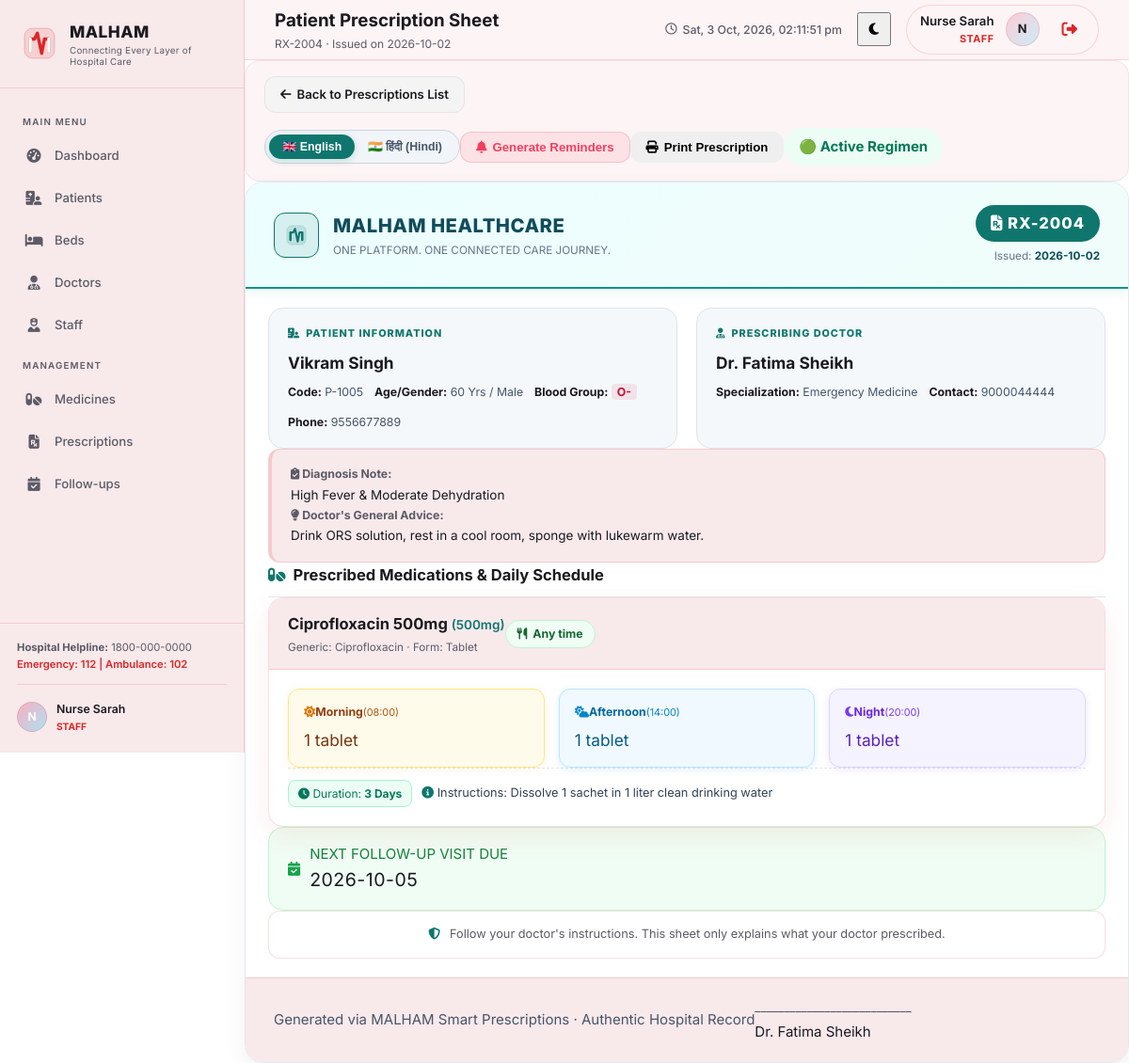
Page /prescriptions/4 (signed in) on the earlier database version.
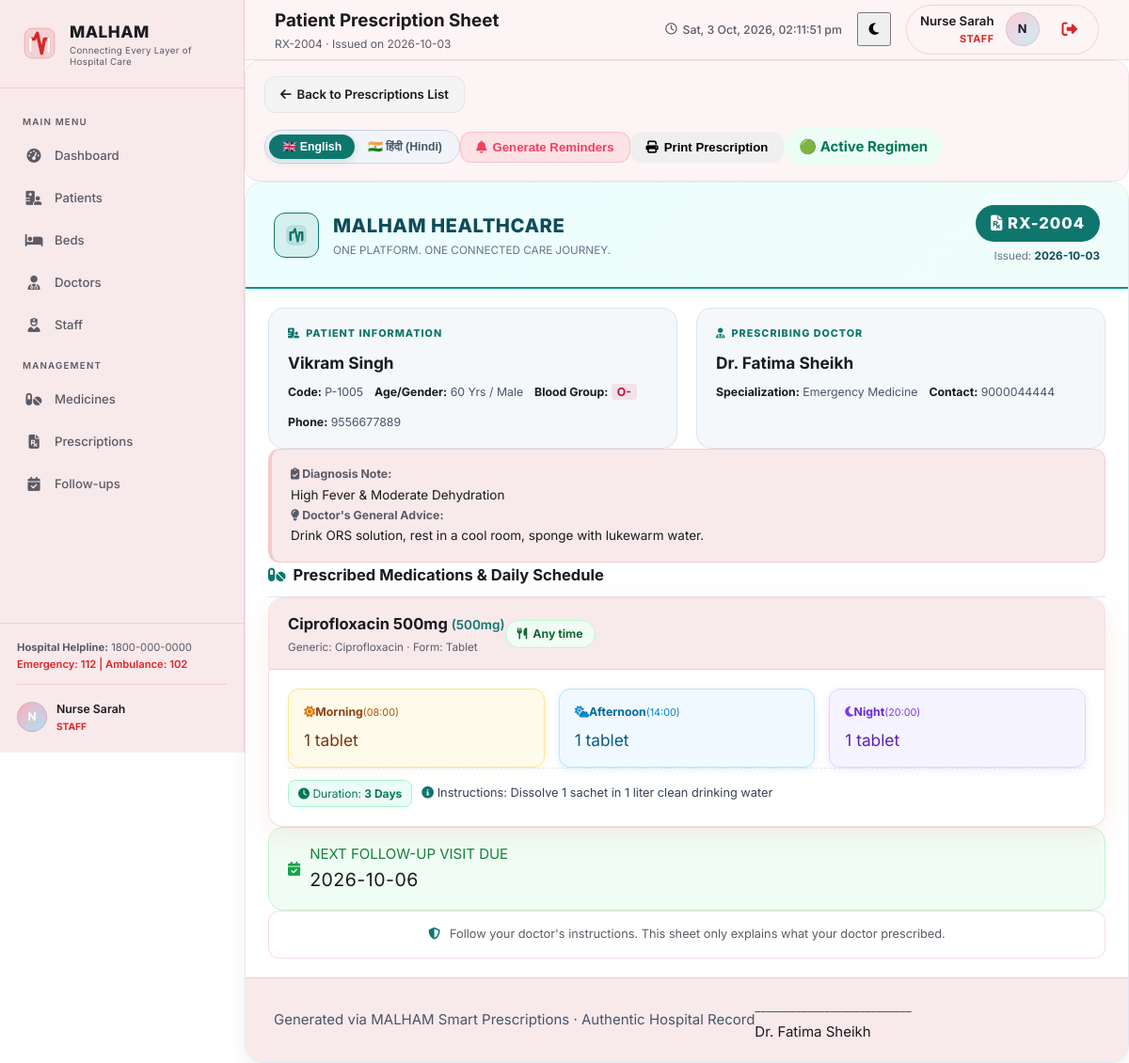
Same page on the later database version.
### tables this page shows
CREATE TABLE prescriptions (
            id             INTEGER PRIMARY KEY AUTOINCREMENT,
            rx_code        TEXT UNIQUE,
            patient_id     INTEGER NOT NULL,
            doctor_id      INTEGER NOT NULL,
            visit_id       INTEGER,
            issued_on      TEXT DEFAULT (datetime('now')),
            diagnosis_note TEXT,
            general_advice TEXT,
            follow_up_date TEXT,
            status         TEXT DEFAULT 'active', -- active / completed / cancelled
            created_at     TEXT DEFAULT (datetime('now')),
            FOREIGN KEY (patient_id) REFERENCES patients(id),
            FOREIGN KEY (doctor_id)  REFERENCES doctors(id),
            FOREIGN KEY (visit_id)   REFERENCES visits(id)
        );

### app.py (the view)
@app.route("/prescriptions/<int:prescription_id>")
@role_required('head_doctor', 'doctor', 'staff', 'patient')
def view_prescription(prescription_id):
    from prescription_utils import format_dosage_slots, FOOD_TIMING_TRANSLATIONS
    rx = query_db(
        "SELECT pr.*, p.name AS patient_name, p.patient_code, p.age, p.gender, p.blood_group, p.phone, "
        "       d.name AS doctor_name, d.specialization, d.phone AS doctor_phone "
        "FROM prescriptions pr "
        "JOIN patients p ON pr.patient_id = p.id "
        "LEFT JOIN doctors d ON pr.doctor_id = d.id "
        "WHERE pr.id=?",
        (prescription_id,),
        one=True
    )
    if not rx:
        return redirect(url_for("prescriptions"))
    if g.user['role'] == 'patient' and rx['patient_id'] != g.user['patient_id']:
        return render_template('403.html'), 403
    items_raw = query_db(
        "SELECT pi.*, m.name AS medicine_name, m.generic_name, m.form, m.strength "
        "FROM prescription_items pi "
        "JOIN medicines m ON pi.medicine_id = m.id "
        "WHERE pi.prescription_id=?",
        (prescription_id,)
    )
    items = []
    for it in items_raw:
        form = it["form"] or "tablet"
        slots = format_dosage_slots(it["dosage_pattern"], form)
        food_timing_en, food_timing_hi = FOOD_TIMING_TRANSLATIONS.get(
            it["food_timing"].lower() if it["food_timing"] else "after food",
            ("After food", "खाने के बाद")
        )
        schedules = query_db(
            "SELECT * FROM dose_schedule WHERE prescription_item_id=? ORDER BY id ASC",
            (it["id"],)
        )
        items.append({
            "id": it["id"],
            "medicine_name": it["medicine_name"],
            "generic_name": it["generic_name"],
            "form": form,
            "strength": it["strength"],
            "dosage_pattern": it["dosage_pattern"],
            "food_timing": it["food_timing"],
            "food_timing_en": food_timing_en,
            "food_timing_hi": food_timing_hi,
            "duration_days": it["duration_days"],
            "special_instructions": it["special_instructions"],
            "slots": slots,
            "schedules": schedules,
        })
    return render_template(
        "prescription_view.html",
        rx=rx,
        items=items,
    )

### app.py (called while the page is built)
def get_current_user():
    user_id = session.get("user_id")
    if not user_id:
        return None
    conn = get_db_connection()
    user = conn.execute("SELECT * FROM users WHERE id = ?", (user_id,)).fetchone()
    conn.close()
    return user

@app.before_request
def require_login():
    endpoint = request.endpoint
    if endpoint in ('login', 'static') or (request.path and request.path.startswith('/static')):
        return None
    if 'user_id' not in session:
        return redirect(url_for('login'))
    g.user = get_current_user()
    if not g.user:
        session.clear()
        return redirect(url_for('login'))

@app.context_processor
def inject_globals():
    return dict(
        current_user=getattr(g, 'user', None),
        attendance_demo_mode=ATTENDANCE_DEMO_MODE
    )

def query_db(sql, args=(), one=False):
    conn = get_db_connection()
    rows = conn.execute(sql, args).fetchall()
    conn.close()
    result = [dict(row) for row in rows]
    return result[0] if one and result else result

### database.py (called while the page is built)
def get_db_connection():
    conn = sqlite3.connect(DATABASE)
    conn.row_factory = sqlite3.Row  # allows dict-like access to rows
    return conn

### templates/prescription_view.html (shortened to what the changed rows need)
{% extends "base.html" %}
{% block page_title %}Patient Prescription Sheet{% endblock %}
{% block page_subtitle %}{{ rx.rx_code or ('RX-' ~ rx.id) }} · Issued on {{ rx.issued_on[:10] if rx.issued_on else '' }}{% endblock %}
{% block content %}
<div class="prescription-view-wrapper">
    <div class="rx-patient-card card animate-in" id="rxPrintableCard">
        <div class="rx-header-strip">
            <div class="brand-hospital-title">
                <div>
                    <h2>MALHAM HEALTHCARE</h2>
                </div>
            </div>
            <div class="rx-code-box">
                <div class="rx-badge-neon"><i class="fa-solid fa-file-prescription"></i> {{ rx.rx_code or ('RX-' ~ rx.id) }}</div>
                <div class="rx-date-label">Issued: <strong>{{ rx.issued_on[:10] if rx.issued_on else '' }}</strong></div>
            </div>
        </div>
        <div class="card-body p-25">
            {% if rx.diagnosis_note or rx.general_advice %}
            <div class="rx-clinical-box mb-25">
                {% if rx.diagnosis_note %}
                <div class="clinical-item">
                    <div class="clinical-label"><i class="fa-solid fa-clipboard-check"></i> <span class="lang-text" data-en="Diagnosis Note" data-hi="निदान टिप्पणी">Diagnosis Note</span>:</div>
                    <div class="clinical-value">{{ rx.diagnosis_note }}</div>
                </div>
                {% endif %}
                {% if rx.general_advice %}
                <div class="clinical-item mt-10">
                    <div class="clinical-label"><i class="fa-solid fa-lightbulb"></i> <span class="lang-text" data-en="Doctor's General Advice" data-hi="डॉक्टर की सामान्य सलाह">Doctor's General Advice</span>:</div>
                    <div class="clinical-value">{{ rx.general_advice }}</div>
                </div>
                {% endif %}
            </div>
            {% endif %}
            {% if rx.follow_up_date %}
            <div class="rx-followup-box mt-25">
                <div class="flex-align-center gap-10">
                    <i class="fa-solid fa-calendar-check followup-icon font-xl"></i>
                    <div>
                        <div class="font-bold followup-title"><span class="lang-text" data-en="NEXT FOLLOW-UP VISIT DUE" data-hi="अगली मुलाकात (फॉलो-अप) की तारीख">NEXT FOLLOW-UP VISIT DUE</span></div>
                        <div class="followup-date-value font-xl font-bold">{{ rx.follow_up_date }}</div>
                    </div>
                </div>
            </div>
            {% endif %}
        </div>
    </div>
</div>
{% endblock %}

Differences in the rows shown:
changed prescriptions "High Fever & Moderate Dehydration": issued_on "2026-10-02" → "2026-10-03"; follow_up_date "2026-10-05" → "2026-10-06"
